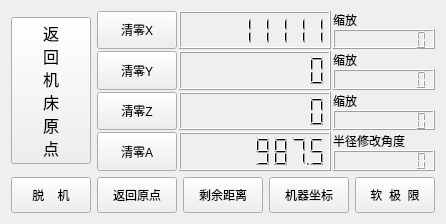
           <widget class="QWidget" name="widget" native="true">
            <property name="minimumSize">
             <size>
              <width>0</width>
              <height>0</height>
             </size>
            </property>
            <layout class="QVBoxLayout" name="verticalLayout_12" stretch="9,2">
             <item>
              <layout class="QHBoxLayout" name="horizontalLayout_6" stretch="1,8">
               <item alignment="Qt::AlignVCenter">
                <widget class="QPushButton" name="pushButton_6">
                 <property name="sizePolicy">
                  <sizepolicy hsizetype="Preferred" vsizetype="Expanding">
                   <horstretch>0</horstretch>
                   <verstretch>0</verstretch>
                  </sizepolicy>
                 </property>
                 <property name="minimumSize">
                  <size>
                   <width>0</width>
                   <height>0</height>
                  </size>
                 </property>
                 <property name="font">
                  <font>
                   <family>黑体</family>
                   <pointsize>12</pointsize>
                   <weight>50</weight>
                   <italic>false</italic>
                   <bold>false</bold>
                  </font>
                 </property>
                 <property name="layoutDirection">
                  <enum>Qt::LeftToRight</enum>
                 </property>
                 <property name="text">
                  <string>返
回
机
床
原
点</string>
                 </property>
                 <property name="flat">
                  <bool>false</bool>
                 </property>
                </widget>
               </item>
               <item>
                <layout class="QVBoxLayout" name="verticalLayout_3">
                 <property name="spacing">
                  <number>2</number>
                 </property>
                 <item>
                  <layout class="QHBoxLayout" name="horizontalLayout_7" stretch="1,6,4">
                   <item>
                    <widget class="QPushButton" name="pushButton_7">
                     <property name="sizePolicy">
                      <sizepolicy hsizetype="Preferred" vsizetype="Preferred">
                       <horstretch>0</horstretch>
                       <verstretch>0</verstretch>
                      </sizepolicy>
                     </property>
                     <property name="minimumSize">
                      <size>
                       <width>0</width>
                       <height>0</height>
                      </size>
                     </property>
                     <property name="styleSheet">
                      <string notr="true"/>
                     </property>
                     <property name="text">
                      <string>清零X</string>
                     </property>
                     <property name="default">
                      <bool>false</bool>
                     </property>
                     <property name="flat">
                      <bool>false</bool>
                     </property>
                    </widget>
                   </item>
                   <item>
                    <widget class="QLCDNumber" name="lcdNumber">
                     <property name="sizePolicy">
                      <sizepolicy hsizetype="Preferred" vsizetype="Preferred">
                       <horstretch>0</horstretch>
                       <verstretch>0</verstretch>
                      </sizepolicy>
                     </property>
                     <property name="smallDecimalPoint">
                      <bool>true</bool>
                     </property>
                     <property name="digitCount">
                      <number>8</number>
                     </property>
                     <property name="value" stdset="0">
                      <double>11111.000000000000000</double>
                     </property>
                     <property name="intValue" stdset="0">
                      <number>11111</number>
                     </property>
                    </widget>
                   </item>
                   <item>
                    <layout class="QVBoxLayout" name="verticalLayout_5">
                     <property name="spacing">
                      <number>0</number>
                     </property>
                     <item>
                      <widget class="QLabel" name="label_4">
                       <property name="sizePolicy">
                        <sizepolicy hsizetype="Preferred" vsizetype="Preferred">
                         <horstretch>0</horstretch>
                         <verstretch>0</verstretch>
                        </sizepolicy>
                       </property>
                       <property name="styleSheet">
                        <string notr="true">font: 12pt &quot;Times New Roman&quot;;</string>
                       </property>
                       <property name="text">
                        <string>缩放</string>
                       </property>
                      </widget>
                     </item>
                     <item>
                      <widget class="QLCDNumber" name="lcdNumber_5">
                       <property name="sizePolicy">
                        <sizepolicy hsizetype="Preferred" vsizetype="Preferred">
                         <horstretch>0</horstretch>
                         <verstretch>0</verstretch>
                        </sizepolicy>
                       </property>
                       <property name="smallDecimalPoint">
                        <bool>true</bool>
                       </property>
                       <property name="digitCount">
                        <number>8</number>
                       </property>
                      </widget>
                     </item>
                    </layout>
                   </item>
                  </layout>
                 </item>
                 <item>
                  <layout class="QHBoxLayout" name="horizontalLayout_10" stretch="1,6,4">
                   <item>
                    <widget class="QPushButton" name="pushButton_10">
                     <property name="sizePolicy">
                      <sizepolicy hsizetype="Preferred" vsizetype="Preferred">
                       <horstretch>0</horstretch>
                       <verstretch>0</verstretch>
                      </sizepolicy>
                     </property>
                     <property name="minimumSize">
                      <size>
                       <width>0</width>
                       <height>0</height>
                      </size>
                     </property>
                     <property name="styleSheet">
                      <string notr="true"/>
                     </property>
                     <property name="text">
                      <string>清零Y</string>
                     </property>
                    </widget>
                   </item>
                   <item>
                    <widget class="QLCDNumber" name="lcdNumber_2">
                     <property name="sizePolicy">
                      <sizepolicy hsizetype="Preferred" vsizetype="Preferred">
                       <horstretch>0</horstretch>
                       <verstretch>0</verstretch>
                      </sizepolicy>
                     </property>
                     <property name="smallDecimalPoint">
                      <bool>true</bool>
                     </property>
                     <property name="digitCount">
                      <number>8</number>
                     </property>
                    </widget>
                   </item>
                   <item>
                    <layout class="QVBoxLayout" name="verticalLayout_8">
                     <property name="spacing">
                      <number>0</number>
                     </property>
                     <item>
                      <widget class="QLabel" name="label_8">
                       <property name="sizePolicy">
                        <sizepolicy hsizetype="Preferred" vsizetype="Preferred">
                         <horstretch>0</horstretch>
                         <verstretch>0</verstretch>
                        </sizepolicy>
                       </property>
                       <property name="styleSheet">
                        <string notr="true">font: 12pt &quot;Times New Roman&quot;;</string>
                       </property>
                       <property name="text">
                        <string>缩放</string>
                       </property>
                      </widget>
                     </item>
                     <item>
                      <widget class="QLCDNumber" name="lcdNumber_6">
                       <property name="sizePolicy">
                        <sizepolicy hsizetype="Preferred" vsizetype="Preferred">
                         <horstretch>0</horstretch>
                         <verstretch>0</verstretch>
                        </sizepolicy>
                       </property>
                       <property name="smallDecimalPoint">
                        <bool>true</bool>
                       </property>
                       <property name="digitCount">
                        <number>8</number>
                       </property>
                      </widget>
                     </item>
                    </layout>
                   </item>
                  </layout>
                 </item>
                 <item>
                  <layout class="QHBoxLayout" name="horizontalLayout_9" stretch="1,6,4">
                   <item>
                    <widget class="QPushButton" name="pushButton_9">
                     <property name="sizePolicy">
                      <sizepolicy hsizetype="Preferred" vsizetype="Preferred">
                       <horstretch>0</horstretch>
                       <verstretch>0</verstretch>
                      </sizepolicy>
                     </property>
                     <property name="minimumSize">
                      <size>
                       <width>0</width>
                       <height>0</height>
                      </size>
                     </property>
                     <property name="styleSheet">
                      <string notr="true"/>
                     </property>
                     <property name="text">
                      <string>清零Z</string>
                     </property>
                    </widget>
                   </item>
                   <item>
                    <widget class="QLCDNumber" name="lcdNumber_3">
                     <property name="sizePolicy">
                      <sizepolicy hsizetype="Preferred" vsizetype="Preferred">
                       <horstretch>0</horstretch>
                       <verstretch>0</verstretch>
                      </sizepolicy>
                     </property>
                     <property name="smallDecimalPoint">
                      <bool>true</bool>
                     </property>
                     <property name="digitCount">
                      <number>8</number>
                     </property>
                    </widget>
                   </item>
                   <item>
                    <layout class="QVBoxLayout" name="verticalLayout_7">
                     <property name="spacing">
                      <number>0</number>
                     </property>
                     <item>
                      <widget class="QLabel" name="label_6">
                       <property name="sizePolicy">
                        <sizepolicy hsizetype="Preferred" vsizetype="Preferred">
                         <horstretch>0</horstretch>
                         <verstretch>0</verstretch>
                        </sizepolicy>
                       </property>
                       <property name="styleSheet">
                        <string notr="true">font: 12pt &quot;Times New Roman&quot;;</string>
                       </property>
                       <property name="text">
                        <string>缩放</string>
                       </property>
                      </widget>
                     </item>
                     <item>
                      <widget class="QLCDNumber" name="lcdNumber_7">
                       <property name="sizePolicy">
                        <sizepolicy hsizetype="Preferred" vsizetype="Preferred">
                         <horstretch>0</horstretch>
                         <verstretch>0</verstretch>
                        </sizepolicy>
                       </property>
                       <property name="smallDecimalPoint">
                        <bool>true</bool>
                       </property>
                       <property name="digitCount">
                        <number>8</number>
                       </property>
                      </widget>
                     </item>
                    </layout>
                   </item>
                  </layout>
                 </item>
                 <item>
                  <layout class="QHBoxLayout" name="horizontalLayout_8" stretch="1,6,4">
                   <item>
                    <widget class="QPushButton" name="pushButton_8">
                     <property name="sizePolicy">
                      <sizepolicy hsizetype="Preferred" vsizetype="Preferred">
                       <horstretch>0</horstretch>
                       <verstretch>0</verstretch>
                      </sizepolicy>
                     </property>
                     <property name="minimumSize">
                      <size>
                       <width>0</width>
                       <height>0</height>
                      </size>
                     </property>
                     <property name="styleSheet">
                      <string notr="true"/>
                     </property>
                     <property name="text">
                      <string>清零A</string>
                     </property>
                    </widget>
                   </item>
                   <item>
                    <widget class="QLCDNumber" name="lcdNumber_4">
                     <property name="sizePolicy">
                      <sizepolicy hsizetype="Preferred" vsizetype="Preferred">
                       <horstretch>0</horstretch>
                       <verstretch>0</verstretch>
                      </sizepolicy>
                     </property>
                     <property name="smallDecimalPoint">
                      <bool>true</bool>
                     </property>
                     <property name="digitCount">
                      <number>8</number>
                     </property>
                     <property name="value" stdset="0">
                      <double>987.500000000000000</double>
                     </property>
                    </widget>
                   </item>
                   <item>
                    <layout class="QVBoxLayout" name="verticalLayout_6">
                     <property name="spacing">
                      <number>0</number>
                     </property>
                     <item>
                      <widget class="QLabel" name="label_5">
                       <property name="sizePolicy">
                        <sizepolicy hsizetype="Preferred" vsizetype="Preferred">
                         <horstretch>0</horstretch>
                         <verstretch>0</verstretch>
                        </sizepolicy>
                       </property>
                       <property name="styleSheet">
                        <string notr="true">font: 12pt &quot;Times New Roman&quot;;</string>
                       </property>
                       <property name="text">
                        <string>半径修改角度</string>
                       </property>
                      </widget>
                     </item>
                     <item>
                      <widget class="QLCDNumber" name="lcdNumber_8">
                       <property name="sizePolicy">
                        <sizepolicy hsizetype="Preferred" vsizetype="Preferred">
                         <horstretch>0</horstretch>
                         <verstretch>0</verstretch>
                        </sizepolicy>
                       </property>
                       <property name="smallDecimalPoint">
                        <bool>true</bool>
                       </property>
                       <property name="digitCount">
                        <number>8</number>
                       </property>
                      </widget>
                     </item>
                    </layout>
                   </item>
                  </layout>
                 </item>
                </layout>
               </item>
              </layout>
             </item>
             <item>
              <layout class="QHBoxLayout" name="horizontalLayout_5">
               <item>
                <widget class="QPushButton" name="pushButton">
                 <property name="sizePolicy">
                  <sizepolicy hsizetype="Preferred" vsizetype="Preferred">
                   <horstretch>0</horstretch>
                   <verstretch>0</verstretch>
                  </sizepolicy>
                 </property>
                 <property name="styleSheet">
                  <string notr="true"/>
                 </property>
                 <property name="text">
                  <string>  脱    机  </string>
                 </property>
                </widget>
               </item>
               <item>
                <widget class="QPushButton" name="pushButton_4">
                 <property name="sizePolicy">
                  <sizepolicy hsizetype="Preferred" vsizetype="Preferred">
                   <horstretch>0</horstretch>
                   <verstretch>0</verstretch>
                  </sizepolicy>
                 </property>
                 <property name="text">
                  <string>返回原点</string>
                 </property>
                </widget>
               </item>
               <item>
                <widget class="QPushButton" name="pushButton_3">
                 <property name="sizePolicy">
                  <sizepolicy hsizetype="Preferred" vsizetype="Preferred">
                   <horstretch>0</horstretch>
                   <verstretch>0</verstretch>
                  </sizepolicy>
                 </property>
                 <property name="text">
                  <string>剩余距离</string>
                 </property>
                </widget>
               </item>
               <item>
                <widget class="QPushButton" name="pushButton_2">
                 <property name="sizePolicy">
                  <sizepolicy hsizetype="Preferred" vsizetype="Preferred">
                   <horstretch>0</horstretch>
                   <verstretch>0</verstretch>
                  </sizepolicy>
                 </property>
                 <property name="text">
                  <string>机器坐标</string>
                 </property>
                </widget>
               </item>
               <item>
                <widget class="QPushButton" name="pushButton_5">
                 <property name="sizePolicy">
                  <sizepolicy hsizetype="Preferred" vsizetype="Preferred">
                   <horstretch>0</horstretch>
                   <verstretch>0</verstretch>
                  </sizepolicy>
                 </property>
                 <property name="text">
                  <string>软  极  限</string>
                 </property>
                </widget>
               </item>
              </layout>
             </item>
            </layout>
           </widget>
